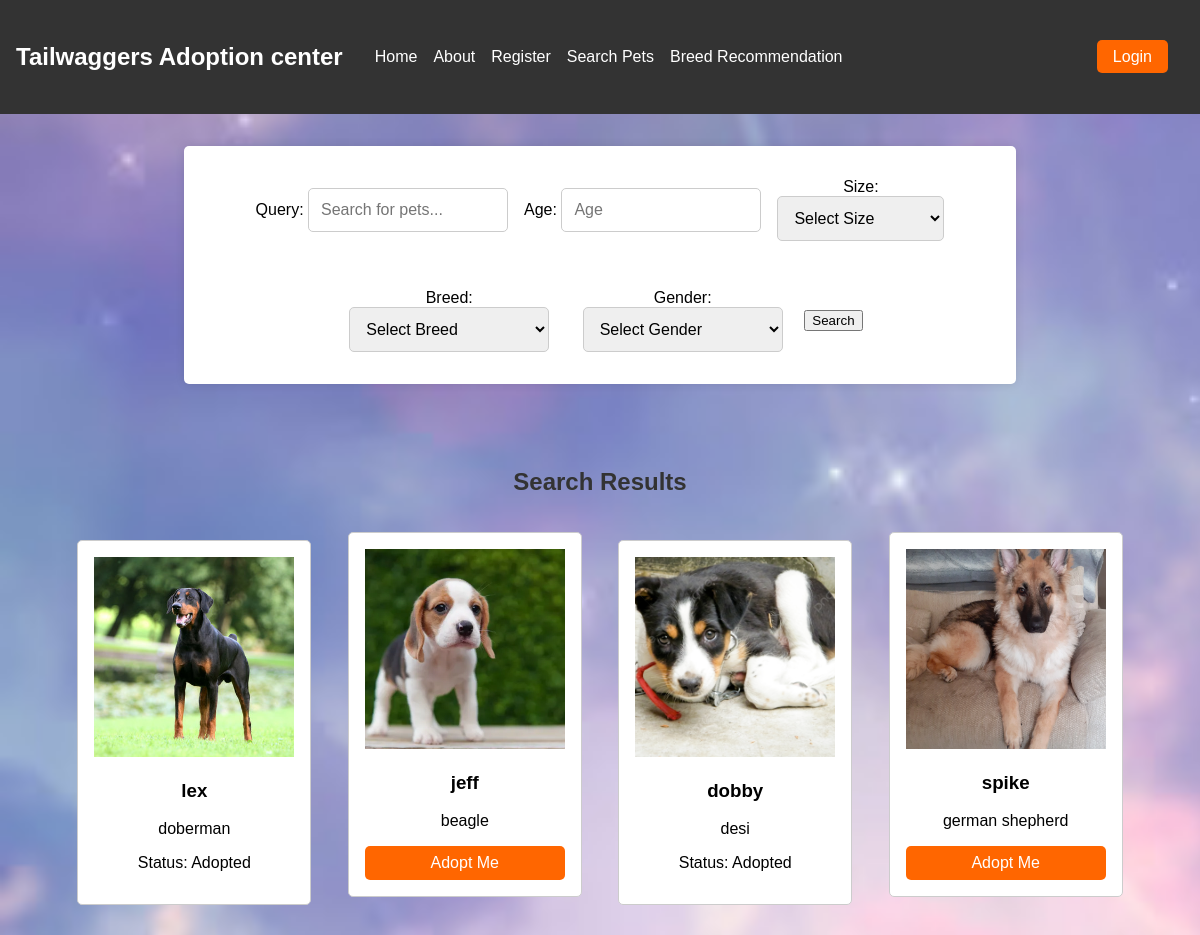
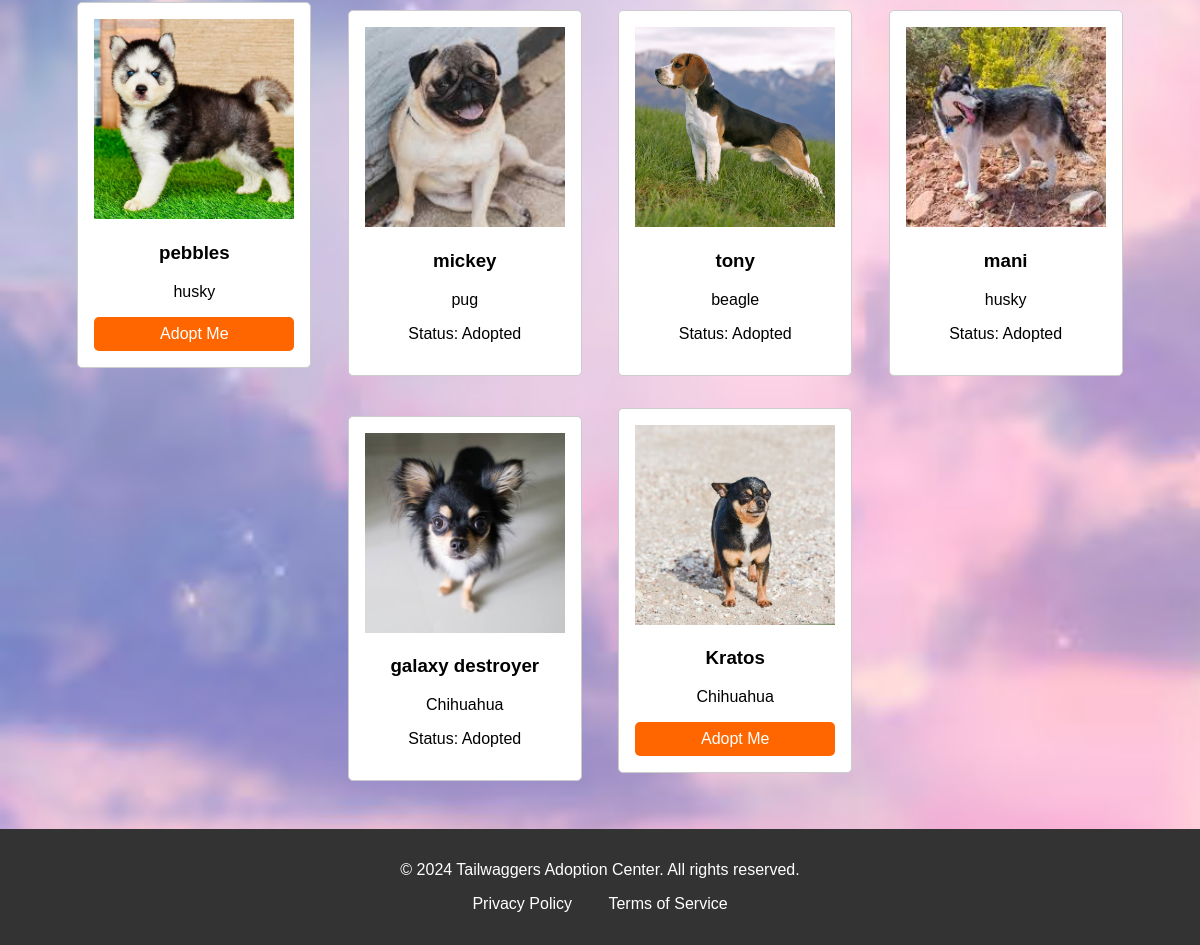
The page /search/ on the database as committed earlier (2 pictures, top to bottom).
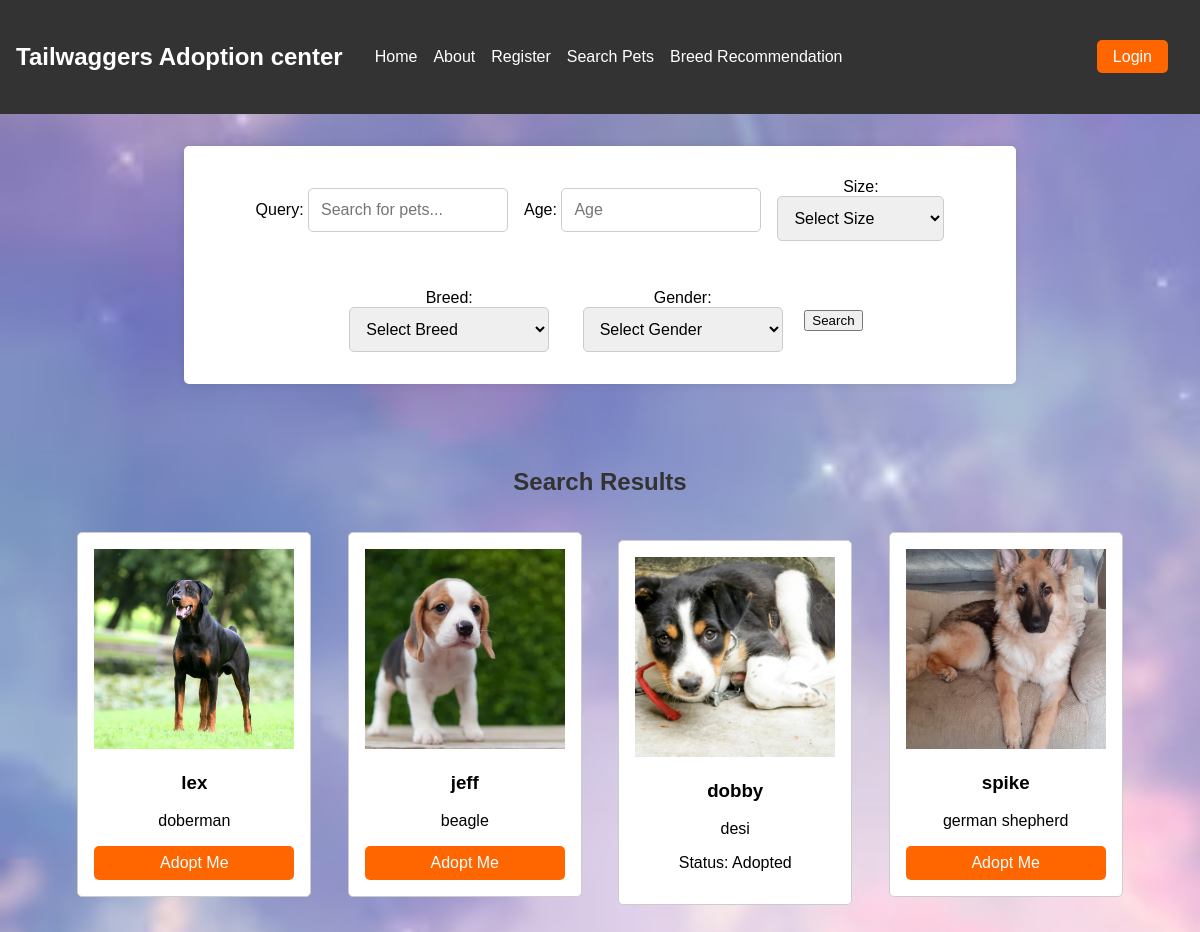
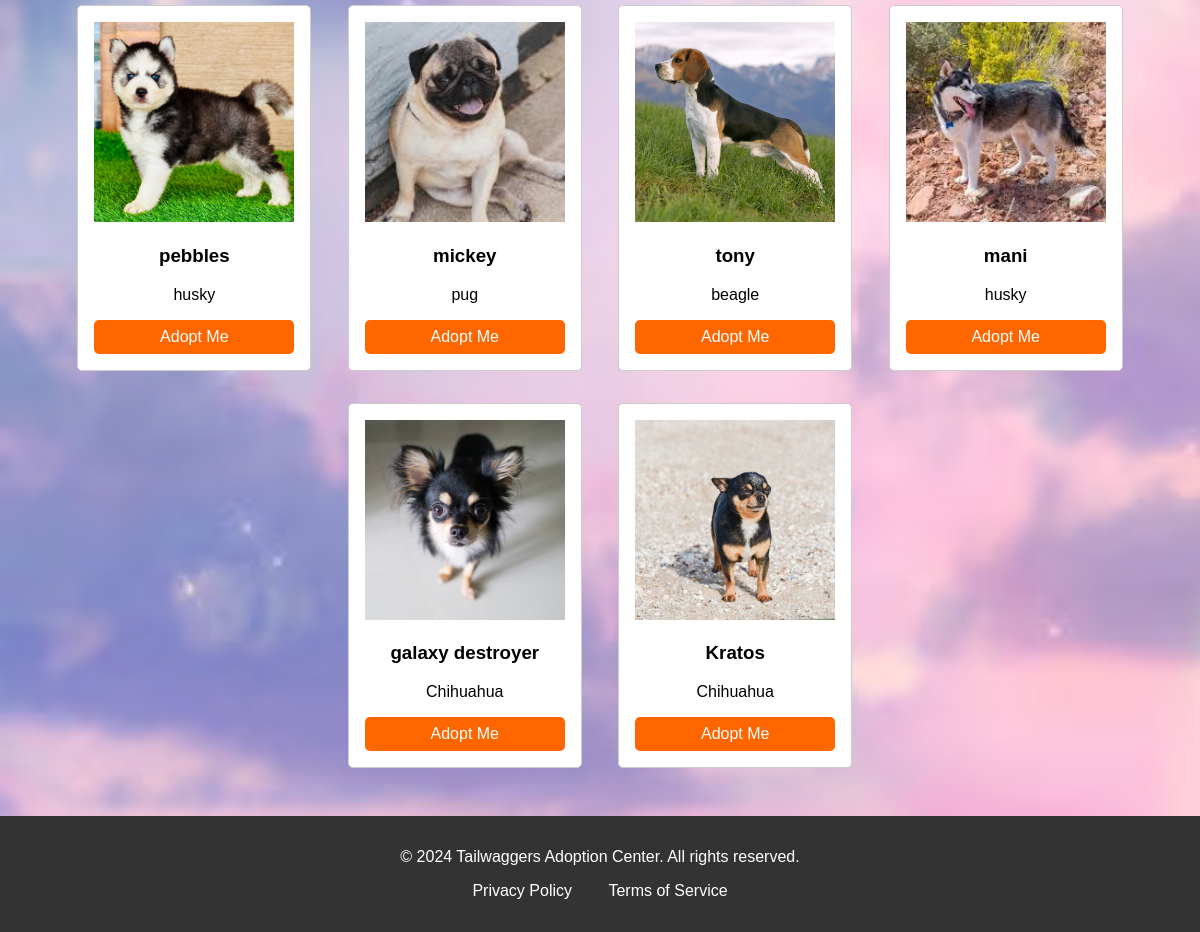
The same page on the database as committed later (2 pictures, top to bottom).
### webpage/models.py (models this page shows, shortened)
class pet(models.Model):
    SIZE_CHOICES = [ ('small', 'Small'), ('medium', 'Medium'), ('large', 'Large'), ]
    GENDER_CHOICES =[("female","Female"),("male","Male")]
    name=models.CharField(max_length=50)
    age=models.CharField(max_length=20)
    breed=models.ForeignKey(breed,on_delete=models.CASCADE,default=1)
    gender=models.CharField(max_length=10,choices=GENDER_CHOICES ,default='male')
    description = models.TextField(max_length=300,blank=True)
    size = models.CharField(max_length=10, choices=SIZE_CHOICES, default='medium')
    vaccinations = models.BooleanField(default=False)
    spayed_neutered = models.BooleanField(default=False)
    medical_conditions = models.CharField(max_length=100, blank=True)
    image=models.ImageField(upload_to=("upload/image/"))
    is_adopted=models.BooleanField(default=False)
    class Meta:
        permissions = [("can_add_pet","can add pet")]

class breed(models.Model):
    ACTIVITY_LEVEL_CHOICES = [ ('low', 'Low'), ('medium', 'Medium'), ('high', 'High'), ]
    SIZE_CHOICES = [ ('small', 'Small'), ('medium', 'Medium'), ('large', 'Large'), ]
    name = models.CharField(max_length=50)
    good_with_kids = models.BooleanField(default=False)
    low_shedding =models.BooleanField(default=False)
    first_time_owner = models.BooleanField(default=False)
    Guard_dog = models.BooleanField(default=False)
    athletic = models.BooleanField(default=False)
    first_time_owner = models.BooleanField(default=False)
    activity_level = models.CharField(max_length=10, choices=ACTIVITY_LEVEL_CHOICES, default='medium')
    size = models.CharField(max_length=10, choices=SIZE_CHOICES, default='medium')
    def __str__(self):
        return self.name

### webpage/views.py (the view)
# urls.py: path('search/', views.search_pets, name='search_pets'),
def search_pets(request):
    pets = pet.objects.all()
    search_form = SearchForm(request.GET)
    if search_form.is_valid():
        query = search_form.cleaned_data['query']
        age = search_form.cleaned_data['age']
        size = search_form.cleaned_data['size']
        breed = search_form.cleaned_data['breed']
        gender = search_form.cleaned_data['gender']
        if query:
            pets = pets.filter(name__icontains=query)
        if age:
            pets = pets.filter(age__icontains=age)
        if size:
            pets = pets.filter(size=size)
        if breed:
            pets = pets.filter(breed=breed)
        if gender:
            pets = pets.filter(gender=gender)
    return render(request, "search_pets.html", {"pets": pets, "search_form": search_form})

### webpage/forms.py
class SearchForm(forms.Form):
    query = forms.CharField(max_length=100, required=False, widget=forms.TextInput(attrs={'placeholder': 'Search for pets...'}))
    age = forms.CharField(max_length=20, required=False, widget=forms.TextInput(attrs={'placeholder': 'Age'}))
    size = forms.ChoiceField(choices=[('', 'Select Size'),('small', 'Small'), ('medium', 'Medium'), ('large', 'Large')], required=False)
    breed = forms.ModelChoiceField(queryset=breed.objects.all(), required=False, empty_label="Select Breed")
    gender = forms.ChoiceField(choices=[('', 'Select Gender'), ('male', 'Male'), ('female', 'Female')], required=False)

### webpage/templates/search_pets.html
{% extends 'base.html' %}
{% block content %}
    <section id="search_report" class="search_report">
        <form method="GET" action="{% url 'search_pets' %}">
            {{ search_form.as_p }}
            <button type="submit" class="btn">Search</button>
        </form>
    </section>
    <section id="pets" class="pets">
        <h2>Search Results</h2>
        {% for pet in pets %}
            {% if pet.is_adopted %}
            <div class="pet-card">
                <img src="{{ pet.image.url }}" alt="{{ pet.name }}">
                <h3>{{ pet.name }}</h3>
                <p>{{ pet.breed }}</p>
                <p>Status: Adopted</p>
            </div>
            {% else %}
            <div class="pet-card">
                <img src="{{ pet.image.url }}" alt="{{ pet.name }}">
                <h3>{{ pet.name }}</h3>
                <p>{{ pet.breed }}</p>
                <a href="{% url 'adopt_pet' pet.pk %}" class="btn">Adopt Me</a>
            </div>
            {% endif %}
        {% endfor %}
    </section>
{% endblock %}

### webpage/templates/base.html (shortened to what this page needs)
{% load static %}
<!DOCTYPE html>
<html lang="en">
<head>
    <link rel="stylesheet" href="{% static 'style.css' %}">
</head>
<body>
    {% if user.is_staff %}
    {% include 'staff_nav.html'%}
    {% else %}
    {% include 'nav_bar.html'%}
    {% endif %}
    {% block content%}
    {% endblock %}
    <footer>
        <p>&copy; 2024 Tailwaggers Adoption Center. All rights reserved.</p>
        <ul>
            <li><a href="#">Privacy Policy</a></li>
            <li><a href="#">Terms of Service</a></li>
        </ul>
    </footer>
</body>
</html>

### webpage/templates/nav_bar.html (shortened to what this page needs)
<nav>
    <div class="logo">
        <h1>Tailwaggers Adoption center</h1>
    </div>
    <ul>
        <li><a href="{% url "home"%}">Home</a></li>
        <li><a href="{% url "About"%}">About</a></li>
        <li><a href="{% url 'register' %}">Register</a></li>
        <li><a href="{% url 'search_pets' %}">Search Pets</a></li>
        <li><a href="{% url 'breed_recommendation' %}">Breed Recommendation</a></li>
    </ul>
    {% if user.is_authenticated %}
    <div class="nav-logout">
        <a href="{% url 'logout' %}" class="btn">Logout</a>
    </div>
    {%else %}
    <div class="nav-login">
        <a href="{% url 'login' %}" class="btn">Login</a>
    </div>
    {%endif%}
</nav>

### static/style.css (style rules this page uses)
body { font-family: Arial, sans-serif; margin: 0; padding: 0; background-color: #f4f4f4; background-image: url(./petpage_BG_new.jpg); background-size: cover; background-repeat: no-repeat; background-attachment: fixed; }
nav { background: #333; color: #fff; display: flex; justify-content: space-between; align-items: center; padding: 1rem; }
nav .logo h1 { margin: 0; }
nav ul { list-style: none; margin: 0; padding: 0; display: flex; padding : 2rem }
nav ul li { margin-right: 1rem; }
nav ul li a { color: #fff; text-decoration: none; }
.nav-login { margin-left: auto; margin-right: 1rem; }
.nav-login .btn { background: #ff6600; color: #fff; padding: 0.5rem 1rem; text-decoration: none; border-radius: 5px; }
.pets { padding: 2rem; text-align: center; }
.pets .pet-card { display: inline-block; margin: 1rem; padding: 1rem; border: 1px solid #ccc; border-radius: 5px;background-color:white; }
.pets .pet-card img { width: 200px; height: 200px; object-fit: cover; }
.pets .btn { display: block; background: #ff6600; color: #fff; padding: 0.5rem; text-decoration: none; border-radius: 5px; margin-top: 1rem; }
.search_report { max-width: 800px;margin: 2rem auto;padding: 1rem;background-color: #fff;border-radius: 5px;box-shadow: 0 0 10px rgba(0, 0, 0, 0.1);text-align: center; }
.search_report form { display: flex;flex-wrap: wrap;justify-content: center;align-items: center;gap: 1rem; }
.search_report form input,.search_report form select { padding: 0.75rem;border: 1px solid #ccc;border-radius: 5px;font-size: 1rem;width: 100%;max-width: 200px;box-sizing: border-box; }
footer { background: #333; color: #fff; text-align: center; padding: 1rem; }
footer ul { list-style: none; padding: 0; }
footer ul li { display: inline; margin: 0 1rem; }
footer ul li a { color: #fff; text-decoration: none; }
h2 { color: #333; }

Rows that differ between the two databases and show on the page:
changed pet "lex": image: picture added; image: picture removed; is_adopted "Status: Adopted" → "Adopt Me"
changed pet "mickey": image: picture added; image: picture removed; is_adopted "Status: Adopted" → "Adopt Me"
changed pet "tony": image: picture added; image: picture removed; is_adopted "Status: Adopted" → "Adopt Me"
changed pet "mani": image: picture added; image: picture removed; is_adopted "Status: Adopted" → "Adopt Me"
changed pet "galaxy destroyer": image: picture added; image: picture removed; is_adopted "Status: Adopted" → "Adopt Me"
